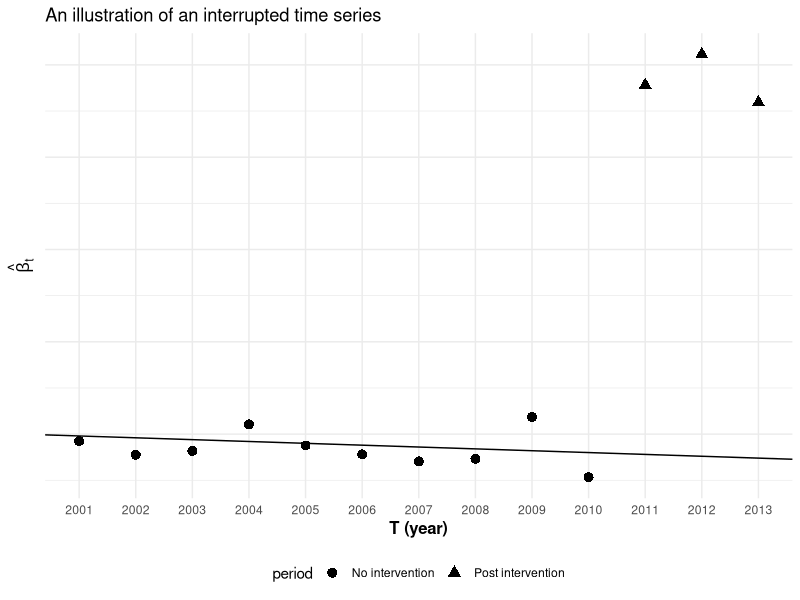

Generate this figure with R:
##  preReg2 figures and tables 
## This is to digitise the handdrawn figures 

library(tidyverse)

# create fake data --------------------------------------------------------

tsData <-
  data.frame(
    year = 2001:2013
  ) 

set.seed(1243)
tsData <-
  tsData %>%
  mutate(
    trend1 = - 0.5 + rnorm(13, sd = 0.01) - 0.001*(year - 2001),
    trend2 = - 0.3 + rnorm(13, sd = 0.01) - 0.001*(year - 2001),
    beta = ifelse(year < 2011, trend1, trend2),
    period = ifelse(year < 2011, 'No intervention', 'Post intervention')
  )

tsData <- 
  tsData %>%
  mutate_at(vars(year), as.factor)



# example its -------------------------------------------------------------

ggplot(tsData, aes(x=year, y=beta, shape = period))+
  geom_point(size = 3) +
  theme_minimal()+
  theme(
    axis.text.y=element_blank(),
    axis.ticks.y=element_blank(),
    axis.title = element_text(size = 12, face = 'bold'),
    legend.position = "bottom", legend.box = "horizontal"
  ) +
  geom_abline(intercept = -0.5, slope = -0.001) +
  labs(
    title = "An illustration of an interrupted time series",
    x = 'T (year)',
    y = expression( hat(beta) [t]) #using R's maths
  )
